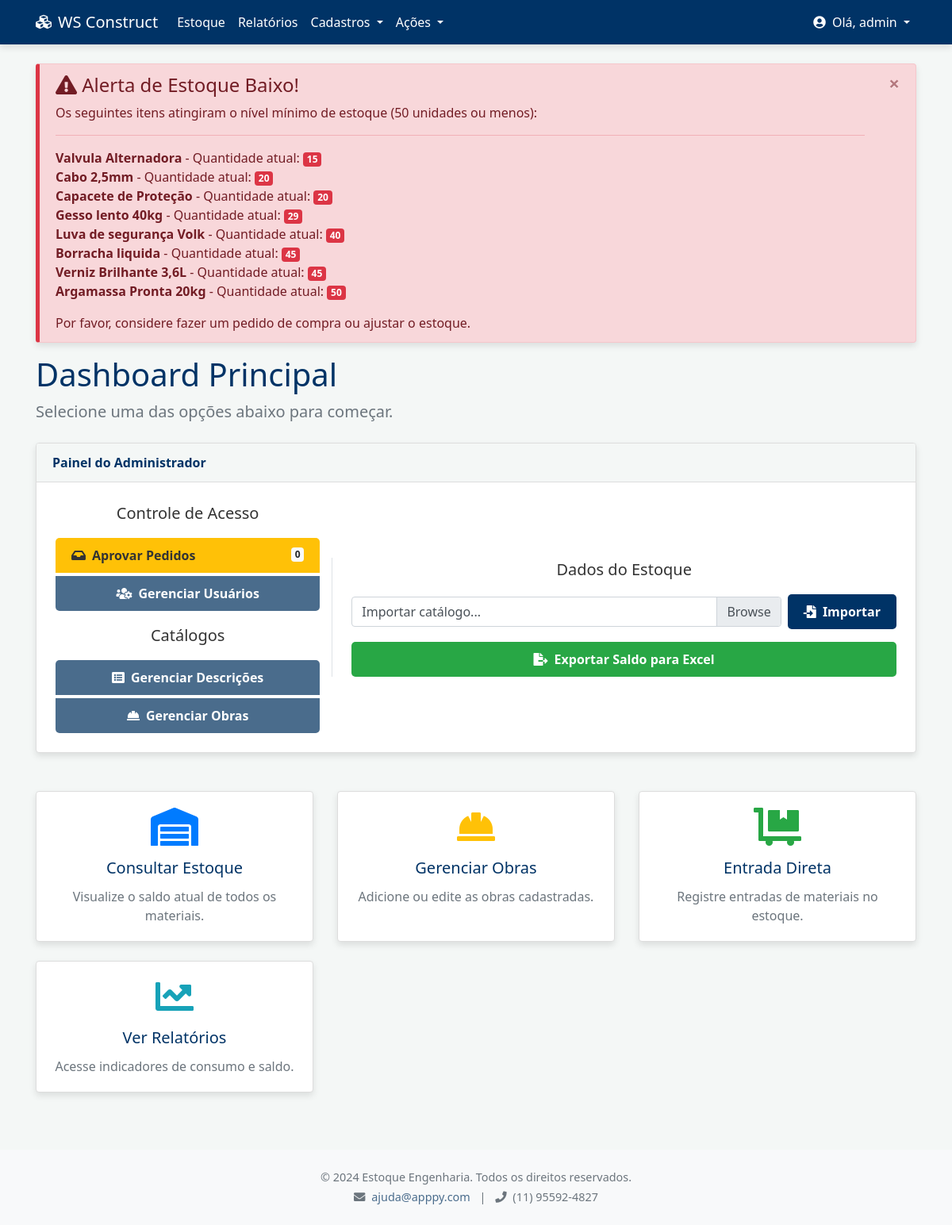
Page / (signed in) on the earlier database version.
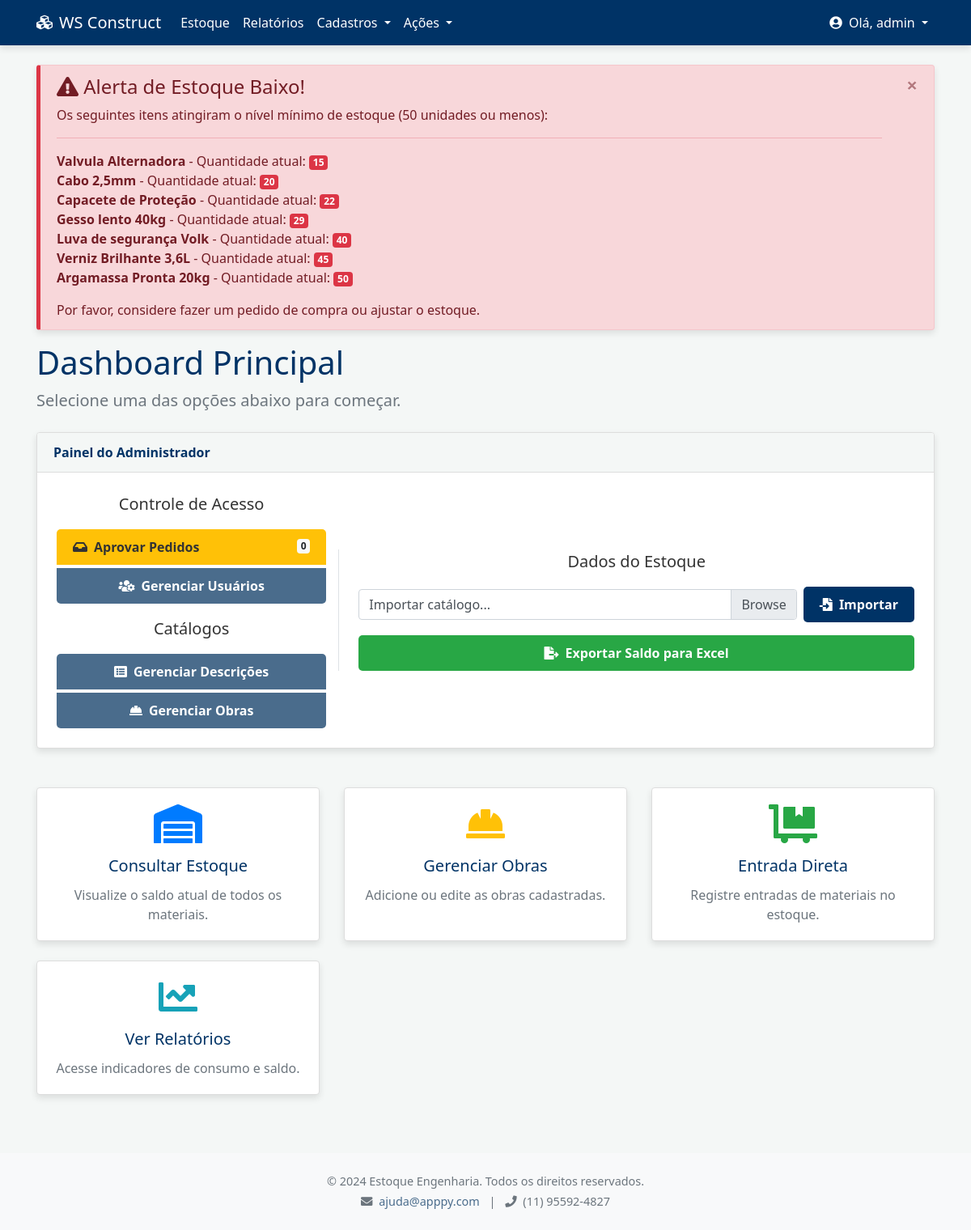
Same page on the later database version.
### tables this page shows
CREATE TABLE itens_estoque (
        id INTEGER PRIMARY KEY AUTOINCREMENT,
        nome TEXT UNIQUE NOT NULL,
        descricao_id INTEGER,
        quantidade INTEGER NOT NULL DEFAULT 0,
        preco_unitario REAL,
        FOREIGN KEY (descricao_id) REFERENCES descricoes (id)
    );

### app.py (the view)
@app.route('/')
def dashboard():
    if 'usuario' not in session:
        return redirect(url_for('login'))
    itens_baixo_estoque = []
    if session['usuario']['role'] == 'administracao':
        itens_baixo_estoque = estoque.listar_itens_estoque_baixo()
    return render_template(
        'dashboard.html',
        usuario=session['usuario'],
        itens_baixo_estoque=itens_baixo_estoque)

### app.py (called while the page is built)
@app.context_processor
def inject_permissions():
    return dict(PERMISSOES=auth.PERMISSOES)

@app.context_processor
def inject_auth():
    return dict(auth=auth)

@app.context_processor
def inject_notifications():
    if 'usuario' in session and session['usuario']['role'] == 'administracao':
        pedidos_pendentes_count = len(pedidos.listar_pedidos_pendentes())
        return dict(pedidos_pendentes_count=pedidos_pendentes_count)
    return dict(pedidos_pendentes_count=0)

### database.py (called while the page is built)
def conectar_bd():
    try:
        conn = sqlite3.connect(DB_NAME)
        conn.row_factory = sqlite3.Row  # Permite acessar colunas pelo nome
        return conn
    except sqlite3.Error as e:
        logging.error(f"Erro ao conectar ao banco de dados: {e}")
        return None

### estoque.py (called while the page is built)
def listar_itens_estoque_baixo(minimo=50):
    conn = conectar_bd()
    if not conn: return []
    cursor = conn.cursor()
    cursor.execute("""
        SELECT i.id, i.nome, i.quantidade
        FROM itens_estoque i
        WHERE i.quantidade <= ?
        ORDER BY i.quantidade ASC
    """, (minimo,))
    itens = cursor.fetchall()
    conn.close()
    return [dict(item) for item in itens]

### templates/dashboard.html (shortened to what the changed rows need)
{% extends "base.html" %}
{% block content %}
        {% if itens_baixo_estoque %}
        <div class="alert alert-danger alert-dismissible fade show" role="alert">
          <ul class="list-unstyled">
            {% for item in itens_baixo_estoque %}
              <li><strong>{{ item.nome }}</strong> - Quantidade atual: <span class="badge badge-danger">{{ item.quantidade }}</span></li>
            {% endfor %}
          </ul>
        </div>
        {% endif %}
        <div class="mb-4">
            <h1>Dashboard Principal</h1>
        </div>
{% endblock %}

Differences in the rows shown:
no longer on this page (row edited): itens_estoque: nome "Borracha liquida", quantidade "45"
changed itens_estoque "Capacete de Proteção": quantidade "20" → "22"
